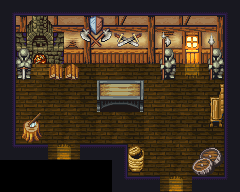

Tiled map render using the project's own tile images. Description and the map definition, with tile-layer contents summarised, below:
An orthogonal 15x12 tile map with 16x16 px tiles, 3 tile layers (Ground 3 - under P, Decor 1 - P level, Decor 2 - over P) and 87 objects (80x wall, 3x item, 2x spawn, 2x door).

<map version="1.10" tiledversion="1.11.1.1" orientation="orthogonal" renderorder="right-down" width="15" height="12" tilewidth="16" tileheight="16" infinite="0" nextlayerid="6" nextobjectid="240">
 <tileset firstgid="1" source="../Tilesets/Mana_Interiors.tsx" />
 <layer id="1" name="Ground 3 - under P" width="15" height="12" locked="1">
  <data>[180 cells, 161 non-empty, 72 distinct tile ids]</data>
 </layer>
 <layer id="2" name="Decor 1 - P level" width="15" height="12">
  <data>[180 cells, 38 non-empty, 35 distinct tile ids]</data>
 </layer>
 <layer id="3" name="Decor 2 - over P" width="15" height="12">
  <data>[180 cells, 8 non-empty, 8 distinct tile ids]</data>
 </layer>
 <objectgroup id="4" name="Triggers" locked="1">
  <object id="1" name="SpawnFromDoor_1" type="spawn" x="55.5461" y="126.468" width="16" height="16">
   <properties>
    <property name="door_id" type="int" value="1" />
   </properties>
  </object>
  <object id="2" name="ExitToVillage_1" type="door" x="47.0921" y="144.225" width="32" height="16">
   <properties>
    <property name="door_id" type="int" value="1" />
    <property name="target_scene" type="file" value="../../../scenes/worlds/World_00.tscn" />
   </properties>
  </object>
  <object id="3" name="ExitToVillage_2" type="door" x="160.123" y="175.84" width="32" height="16">
   <properties>
    <property name="door_id" type="int" value="2" />
    <property name="target_scene" type="file" value="../../../scenes/worlds/World_00.tscn" />
   </properties>
  </object>
  <object id="4" name="SpawnFromDoor_2" type="spawn" x="168.123" y="159.045" width="16" height="16">
   <properties>
    <property name="door_id" type="int" value="2" />
   </properties>
  </object>
  <object id="240" name="Item_Axe" type="item" x="96" y="82" width="16" height="16">
   <properties>
    <property name="item_id" type="int" value="1" />
    <property name="unique" type="bool" value="false" />
   </properties>
  </object>
  <object id="241" name="Item_Sword" type="item" x="112" y="82" width="16" height="16">
   <properties>
    <property name="item_id" type="int" value="2" />
    <property name="unique" type="bool" value="false" />
   </properties>
  </object>
  <object id="242" name="Item_Pike" type="item" x="128" y="82" width="16" height="16">
   <properties>
    <property name="item_id" type="int" value="3" />
    <property name="unique" type="bool" value="false" />
   </properties>
  </object>
 </objectgroup>
 <objectgroup id="5" name="Walls">
  <object id="154" type="wall" x="33.6996" y="128.085" width="8.60657" height="16">
   <polygon points="0,0 6.39704,0 8.57166,8.25607 5.88714,12.6857 0,16" />
  </object>
  <object id="155" type="wall" x="128" y="144" width="16" height="16" />
  <object id="157" type="wall" x="0" y="0" width="16" height="16" />
  <object id="158" type="wall" x="16" y="0" width="16" height="16" />
  <object id="159" type="wall" x="32" y="0" width="16" height="16" />
  <object id="160" type="wall" x="48" y="0" width="16" height="16" />
  <object id="161" type="wall" x="64" y="0" width="16" height="16" />
  <object id="162" type="wall" x="80" y="0" width="16" height="16" />
  <object id="163" type="wall" x="96" y="0" width="16" height="16" />
  <object id="164" type="wall" x="112" y="0" width="16" height="16" />
  <object id="165" type="wall" x="128" y="0" width="16" height="16" />
  <object id="166" type="wall" x="144" y="0" width="16" height="16" />
  <object id="167" type="wall" x="160" y="0" width="16" height="16" />
  <object id="168" type="wall" x="176" y="0" width="16" height="16" />
  <object id="169" type="wall" x="192" y="0" width="16" height="16" />
  <object id="170" type="wall" x="208" y="0" width="16" height="16" />
  <object id="171" type="wall" x="224" y="0" width="16" height="16" />
  <object id="172" type="wall" x="0" y="16" width="16" height="16" />
  <object id="173" type="wall" x="224" y="16" width="16" height="16" />
  <object id="174" type="wall" x="0" y="32" width="16" height="16" />
  <object id="175" type="wall" x="224" y="32" width="16" height="16" />
  <object id="176" type="wall" x="0" y="48" width="16" height="16" />
  <object id="177" type="wall" x="16" y="48" width="16" height="16" />
  <object id="178" type="wall" x="32" y="48" width="16" height="16" />
  <object id="179" type="wall" x="48" y="48" width="16" height="16" />
  <object id="180" type="wall" x="64" y="48" width="16" height="16" />
  <object id="181" type="wall" x="80" y="48" width="16" height="16" />
  <object id="182" type="wall" x="96" y="48" width="16" height="16" />
  <object id="183" type="wall" x="112" y="48" width="16" height="16" />
  <object id="184" type="wall" x="128" y="48" width="16" height="16" />
  <object id="185" type="wall" x="144" y="48" width="16" height="16" />
  <object id="186" type="wall" x="160" y="48" width="16" height="16" />
  <object id="187" type="wall" x="176" y="48" width="16" height="16" />
  <object id="188" type="wall" x="192" y="48" width="16" height="16" />
  <object id="189" type="wall" x="208" y="48" width="16" height="16" />
  <object id="190" type="wall" x="224" y="48" width="16" height="16" />
  <object id="191" type="wall" x="0" y="64" width="16" height="16" />
  <object id="192" type="wall" x="16" y="64" width="16" height="16" />
  <object id="193" type="wall" x="48" y="64" width="16" height="16">
   <polygon points="0,0 31.3817,0 31.2968,16.17 0,16" />
  </object>
  <object id="194" type="wall" x="160" y="64" width="16" height="16">
   <polygon points="0,0 16,0 16,5 16.8579,10.0002 15.3676,14.9198 8.14269,14.0002 5,16 1.19179,15.5531" />
  </object>
  <object id="195" type="wall" x="208" y="64" width="16" height="16" />
  <object id="196" type="wall" x="224" y="64" width="16" height="16" />
  <object id="197" type="wall" x="0" y="80" width="16" height="16" />
  <object id="198" type="wall" x="96" y="80" width="16" height="16" />
  <object id="199" type="wall" x="112" y="80" width="16" height="16" />
  <object id="200" type="wall" x="128" y="80" width="16" height="16" />
  <object id="201" type="wall" x="224" y="80" width="16" height="16" />
  <object id="202" type="wall" x="0" y="96" width="16" height="16" />
  <object id="203" type="wall" x="96" y="94.2423" width="16" height="17.7641">
   <polygon points="0.348133,1.92475 18.7851,2.24685 47.9681,1.96532 47.731,11.0733 47.4518,17.6577 43.1362,17.6185 32.681,10.9911 24.164,10.4644 15.5938,10.6136 4.37886,17.657 0.348133,17.6997" />
  </object>
  <object id="206" type="wall" x="209.451" y="96" width="14.5494" height="16">
   <polygon points="0,0 8.30481,-0.00128371 10.3827,-12.6552 14.8473,-12.9607 14.5494,16 0,16" />
  </object>
  <object id="207" type="wall" x="224" y="96" width="16" height="16" />
  <object id="208" type="wall" x="0" y="112" width="16" height="16" />
  <object id="209" type="wall" x="16" y="112" width="16" height="16">
   <polygon points="18.6088,2.97437 22.7659,5.99795 23.7334,10.1129 23.8085,15.8081 16,16 6.37365,15.7451 6.74419,13.7421 6.96852,9.77068 7.67376,8.07424 10.0154,7.42861 16.2121,6.72082" />
  </object>
  <object id="210" type="wall" x="209.218" y="111.768" width="15.0716" height="16" />
  <object id="211" type="wall" x="224" y="112" width="16" height="16" />
  <object id="212" type="wall" x="0" y="128" width="16" height="16" />
  <object id="213" type="wall" x="21.4388" y="127.915" width="13.9604" height="16" />
  <object id="214" type="wall" x="224" y="128" width="16" height="16" />
  <object id="215" type="wall" x="0" y="144" width="16" height="16" />
  </objectgroup>
</map>
<!-- 21 of 87 objects omitted -->
